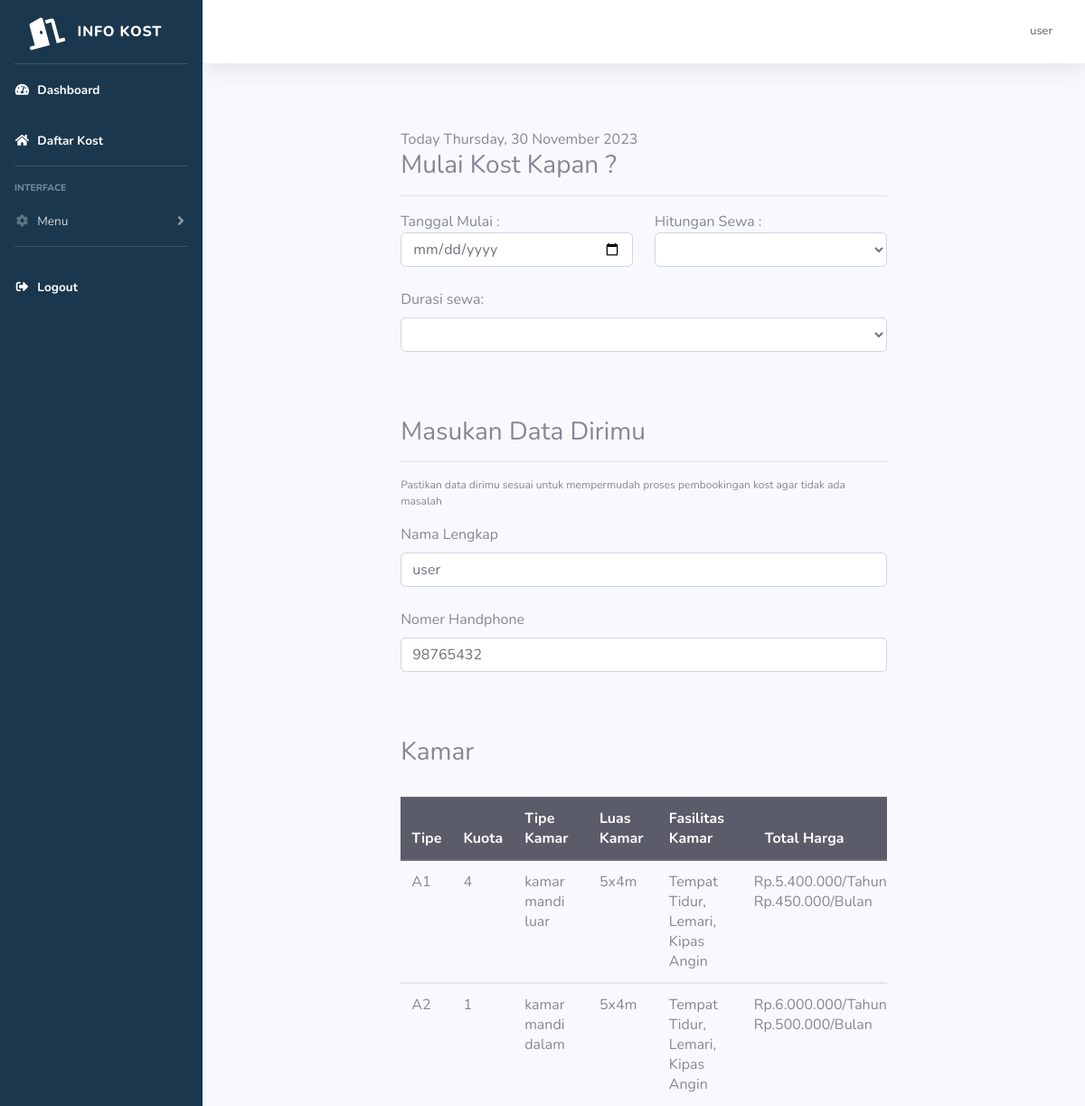
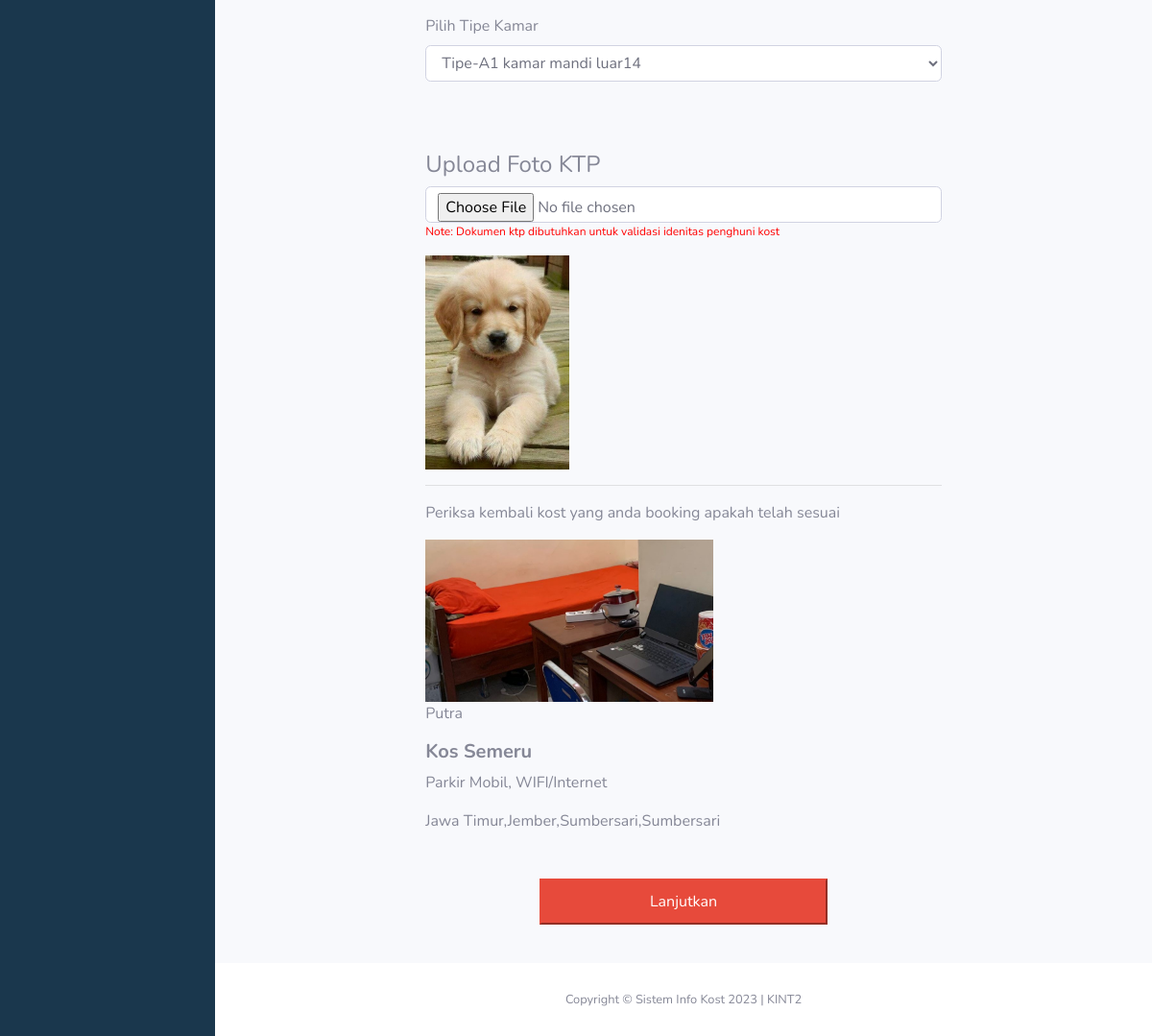
Screenshot of /kost/booking.php?id_kost=15 (signed in) with the database file from the repository (2 pictures, top to bottom).
### tables this page shows
CREATE TABLE `user` (
  `id` int(11) NOT NULL,
  `nama_lengkap` varchar(255) NOT NULL,
  `email` varchar(255) NOT NULL,
  `username` varchar(255) NOT NULL,
  `password` varchar(255) NOT NULL,
  `no_hp` varchar(255) NOT NULL,
  `foto_ktp` varchar(255) NOT NULL,
  `foto_profil` text NOT NULL,
  `roles` int(11) NOT NULL,
  `id_kost_saya` int(11) NOT NULL
);

CREATE TABLE `kamar` (
  `id_kamar` int(11) NOT NULL,
  `id_kost` int(11) NOT NULL,
  `jumlah_kamar` int(11) NOT NULL,
  `panjang_kamar` int(11) NOT NULL,
  `lebar_kamar` int(11) NOT NULL,
  `tipe_kamar` varchar(255) NOT NULL,
  `biaya_fasilitas` int(11) NOT NULL,
  `fasilitas_kamar` varchar(255) NOT NULL
);

CREATE TABLE `kost` (
  `id_kost` int(11) NOT NULL,
  `nama_kost` varchar(255) NOT NULL,
  `tipe_kost` varchar(255) NOT NULL,
  `jenis_kost` varchar(255) NOT NULL,
  `jumlah_kamar` int(11) NOT NULL,
  `tanggal_tagih` date NOT NULL,
  `nama_pemilik` text NOT NULL,
  `nama_bank` text NOT NULL,
  `no_rekening` int(11) NOT NULL,
  `foto_bangunan_utama` varchar(255) NOT NULL,
  `foto_kamar` varchar(255) NOT NULL,
  `foto_kamar_mandi` varchar(255) NOT NULL,
  `foto_interior` varchar(255) NOT NULL,
  `provinsi` varchar(25) NOT NULL,
  `kota` varchar(25) NOT NULL,
  `kecamatan` varchar(25) NOT NULL,
  `kelurahan` varchar(25) NOT NULL,
  `alamat` varchar(255) NOT NULL,
  `harga_sewa` int(11) NOT NULL,
  `kontak` varchar(255) NOT NULL,
  `deskripsi` text NOT NULL,
  `id_pemilik` int(11) NOT NULL,
  `fasilitas_kost` text NOT NULL
);

### kost/booking.php (the view, shortened to what this page needs)
<?php
include "includes/header.php";
$id_kost = $_GET['id_kost'];
$query = "SELECT * FROM user WHERE username='$username'";
$data = mysqli_query($koneksi, $query);
$d = mysqli_fetch_array($data);
$query2 = "SELECT * FROM kost where id_kost='$id_kost'";
$data2 = mysqli_query($koneksi, $query2);
$f = mysqli_fetch_array($data2);
$idkost = $id_kost;
$dquery = "SELECT * FROM kamar WHERE id_kost=$idkost";
$kamar = mysqli_query($koneksi, $dquery);
$cek = mysqli_num_rows($kamar);
function fas($fas, $tipe_kost)
{
    if ($tipe_kost == "Bulan") {
        return $fas;
    } else if ($tipe_kost == "Tahun") {
        return $fas * 12;
    }
}
?>
<br>
<div class="container">
    Today <?php echo date("l, j F Y"); ?>
    <form enctype="multipart/form-data" action="booking-2.php?id_kost=<?php echo $id_kost; ?>" method="post" id="form1" class="form-group">
        <h3>Mulai Kost Kapan ?</h3>
        <hr>
        <div class="row">
            <div class="col">
                Tanggal Mulai : <input required type="date" name="tanggal_masuk" id="tanggal_masuk" class="form-control">
            </div>
            <br>
            <div class="col">
                Hitungan Sewa : <select required class="form-control" id="hitungan_sewa" name="hitungan_sewa" onchange="tampilkan()">
                    <option hidden value=""></option>
                    <option value="3">Bulanan</option>
                </select>
            </div>
        </div>
        <br>
        <div class="row">
            <div class="col">
                <label>Durasi sewa: </label> <select required class="form-control" id="durasi_sewa" name="durasi_sewa">
                </select>
            </div>
        </div>
        <br>
        <br>
        <br>
        <h3>Masukan Data Dirimu</h3>
        <hr>
        <p style="font-size: 12px">Pastikan data dirimu sesuai untuk mempermudah proses pembookingan kost agar tidak ada masalah</p>
        <div class="row">
            <div class="col"><label for="nama_lengkap">Nama Lengkap</label>
                <input value="<?php echo $d['nama_lengkap'] ?>" type="text" name="nama_lengkap" class="form-control"></div>
        </div>
        <br>
        <div class="row">
            <div class="col">
                <label for="no_hp">Nomer Handphone</label>
                <input value="<?php echo $d['no_hp'] ?>" type="number" name="no_hp" id="" class="form-control">
            </div>
        </div>
        <br>
        <br>
        <br>
        <h3>Kamar</h3>
        <div class="row">
            <div class="col">
        <?php
        if ($cek > 0) {
        ?>
            <div class="row">
                <div class="col">
                    <br>
                    <table class="table">
                        <thead class=" thead-dark">
                            <tr>
                                <th>Tipe</th>
                                <th>Kuota</th>
                                <th>Tipe Kamar</th>
                                <th>Luas Kamar</th>
                                <th>Fasilitas Kamar</th>
                                <th>Total Harga</th>
                            </tr>
                        </thead>
                        <?php
                        $i = 0;
                        while ($l = mysqli_fetch_array($kamar)) {
                            $i++;
                            if ($l['jumlah_kamar'] > 0) {
                        ?>
                                <tbody>
                                    <tr>
                                        <td><?php echo "A" . $i; ?></td>
                                        <td><?php if ($l['jumlah_kamar'] > 0) {
                                                echo $l['jumlah_kamar'];
                                            } else {
                                                echo "Penuh";
                                            }
                                            ?></td>
                                        <td><?php echo $l['tipe_kamar'] ?></td>
                                        <td><?php echo $l['panjang_kamar'] . "x" . $l['lebar_kamar'] . "m" ?></td>
                                        <td><?php echo $l['fasilitas_kamar'] ?></td>
                                        <td>
                                            <div class="row">
                                                <?php
                                                echo "Rp.";
                                                if ($f['tipe_kost'] == "Tahun") {
                                                    echo number_format($f['harga_sewa'] + fas($l['biaya_fasilitas'], $f['tipe_kost']), 0, ',', '.') . "/" . "Tahun";
                                                } else if ($f['tipe_kost'] == "Bulan") {
                                                    echo number_format(($f['harga_sewa'] + fas($l['biaya_fasilitas'], $f['tipe_kost'])) * 12, 0, ',', '.') . "/" . "Tahun";
                                                }
                                                ?>
                                            </div>
                                            <div class="row">
                                                <?php
                                                echo "Rp.";
                                                if ($f['tipe_kost'] == "Bulan") {
                                                    echo number_format($f['harga_sewa'] + fas($l['biaya_fasilitas'], $f['tipe_kost']), 0, ',', '.') . "/" . "Bulan";
                                                } else if ($f['tipe_kost'] == "Tahun") {
                                                    echo number_format(($f['harga_sewa'] + fas($l['biaya_fasilitas'], $f['tipe_kost'])) / 12, 0, ',', '.') . "/" . "Bulan";
                                                }
                                                ?>
                                            </div>
                                        </td>
                                    </tr>
                                </tbody>
                        <?php }
                        }
                        $kamar2 = mysqli_query($koneksi, $dquery);
                        ?>
                            </table>
                            <label for="">Pilih Tipe Kamar</label>
                            <select name="idkamar" id="" class=" form-control">
                                <?php
                                $i = 0;
                                while ($z = mysqli_fetch_array($kamar2)) {
                                    $i++;
                                    if ($z['jumlah_kamar'] > 0) {
                                ?>
                                        <option value="<?php echo $z['id_kamar'] ?>">Tipe-A<?php echo $i . " " . $z['tipe_kamar'] . $z['id_kamar'] ?> </option>
                                <?php
                                    }
                                }
                                ?>
                            </select>
                        </div>
                    </div>
                <?php } ?>
                <br>
            </div>
        </div>
        <br>
        <br>
        <div class="row">
            <div class="col">
                <h4 for="foto_ktp">Upload Foto KTP</h4><input type="file" name="foto_ktp" id="foto_ktp" class="form-control ">
            </div>
        </div>
        <div class="">
            <p style="color:red;font-size:12px">Note: Dokumen ktp dibutuhkan untuk validasi idenitas penghuni kost</p>
        </div>
        <div class="row">
            <div class="col">
                <img width="150px" src="../img/ktp/<?php echo $d['foto_ktp'] ?>" alt="">
            </div>
        </div>
        <hr>
        <p>Periksa kembali kost yang anda booking apakah telah sesuai</p>
        <div class="row">
            <div class="col">
                <img src="../img/foto_kost/kamar/<?php echo $f['foto_kamar'] ?>" alt="" width="300px">
            </div>
            <div class="col">
                <p><?php echo $f['jenis_kost'] ?></p>
                <h5 class="font-weight-bold"><?php echo $f['nama_kost'] ?></h5>
                <p><?php echo $f['fasilitas_kost'] ?></p>
                <?php echo $f['provinsi'] ?>,<?php echo $f['kota'] ?>,<?php echo $f['kecamatan'] ?>,<?php echo $f['kelurahan'] ?>
            </div>
        </div>
        <br>
        <br>
        <div class="row">
            <div class="col text-center">
                <button type="submit" class="btn-danger" style="padding: 10px;width:300px;" name="order">Lanjutkan</button>
            </div>
        </div>
        <br>
    </form>
</div>
<?php
include "includes/footer.php";
?>

### kost/booking.php (style rules this page uses)
.container { width: 60%; }

### rows the page displays
user: nama_lengkap "user", no_hp "98765432", foto_ktp (picture)
kamar: jumlah_kamar "4", tipe_kamar "kamar mandi luar", panjang_kamar "5", lebar_kamar "4", fasilitas_kamar "Tempat Tidur, Lemari, Kipas Angin", id_kost+biaya_fasilitas "5.400.000", id_kost+biaya_fasilitas "450.000"
kamar: jumlah_kamar "1", tipe_kamar "kamar mandi dalam", panjang_kamar "5", lebar_kamar "4", fasilitas_kamar "Tempat Tidur, Lemari, Kipas Angin", id_kost+biaya_fasilitas "6.000.000", id_kost+biaya_fasilitas "500.000"
kost: foto_kamar (picture), jenis_kost "Putra", nama_kost "Kos Semeru", fasilitas_kost "Parkir Mobil, WIFI/Internet", provinsi "Jawa Timur", kota "Jember", kecamatan "Sumbersari", kelurahan "Sumbersari"

### other values shown
$_SESSION['username'] "user"
